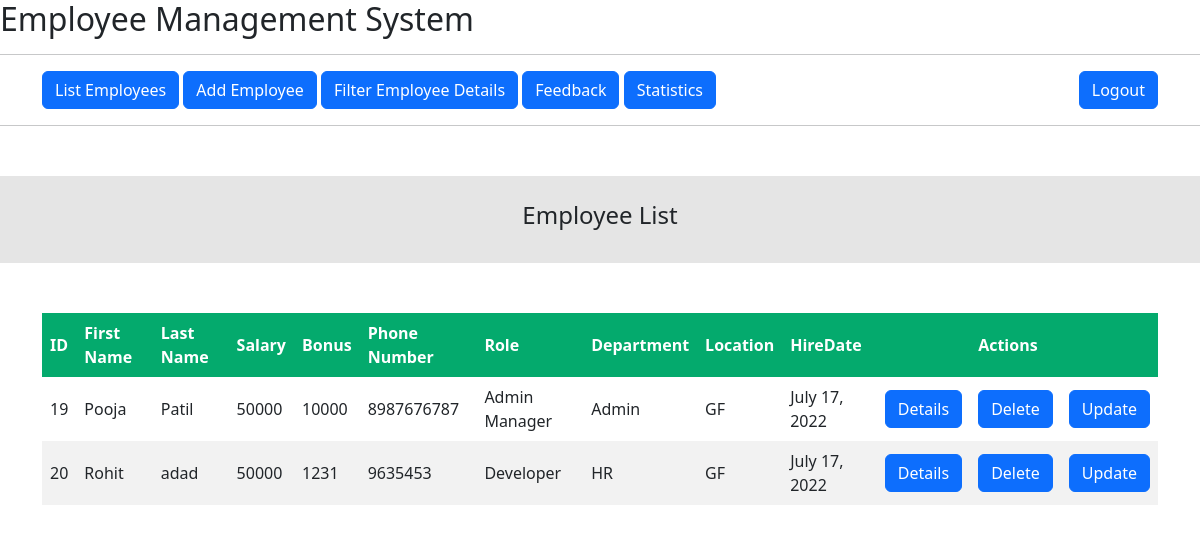
/filter_emp?salary=50000 (signed in), run on the app's committed database.
### emp_app/models.py (models this page shows, shortened)
class Employee(models.Model):
    first_name=models.CharField(max_length=100)
    last_name = models.CharField(max_length=100)
    dept = models.ForeignKey(Department,on_delete=models.CASCADE)
    salary=models.IntegerField(default=0)
    bonus=models.IntegerField(default=0)
    role=models.ForeignKey(Role,on_delete=models.CASCADE)
    phone=models.IntegerField()
    hiring_date=models.DateField()

class Role(models.Model):
    name=models.CharField(max_length=50,null=False)

class Department(models.Model):
    name=models.CharField(max_length=50,null=False)
    location=models.CharField(max_length=50)

### emp_app/views.py (the view)
# urls.py: path("filter_emp", views.filter_emp, name="filter_emp"),
@login_required()
def filter_emp(request):
    if request.method == 'POST':
        name = request.POST['name']
        dept = request.POST['dept']
        role = request.POST['role']
        emps = Employee.objects.all()
        if name:
            emps = emps.filter(Q(first_name__icontains=name) | Q(last_name__icontains=name))
        if dept:
            emps = emps.filter(dept_name=dept)
        if role:
            emps = emps.filter(role_name=role)
        context = {
            'emps': emps
        }
        return render(request, 'all_emp.html', context)
    elif request.method == 'GET':
        if request.GET.get('salary', None) is not None:
            salary = request.GET.get('salary')
            emps = Employee.objects.all()
            emps = emps.filter(salary=salary)
            context = {
                'emps': emps
            }
            return render(request, 'all_emp.html', context)
        else:
            return render(request, 'filter_emp.html')
    else:
        return HttpResponse("Exception occurred!")

### emp_app/templates/all_emp.html (shortened to what this page needs)
<!DOCTYPE html>
{% extends 'index.html' %}
{% block baseblock %}
<div class="headingBlock">
    <h4>Employee List</h4>
</div>
<div class="container">
    <table>
        <thead>
        <tr>
            <th scope="col">ID</th>
            <th scope="col">First Name</th>
            <th scope="col">Last Name</th>
            <th scope="col">Salary</th>
            <th scope="col">Bonus</th>
            <th scope="col">Phone Number</th>
            <th scope="col">Role</th>
            <th scope="col">Department</th>
            <th scope="col">Location</th>
            <th scope="col">HireDate</th>
            <th scope="col"></th>
            <th>Actions</th>
            <th></th>
        </tr>
        </thead>
        <tbody>
        {% for emp in emps %}
        <tr>
            <td>{{emp.id}}</td>
            <td>{{emp.first_name}}</td>
            <td>{{emp.last_name}}</td>
            <td>{{emp.salary}}</td>
            <td>{{emp.bonus}}</td>
            <td>{{emp.phone}}</td>
            <td>{{emp.role.name}}</td>
            <td>{{emp.dept.name}}</td>
            <td>{{emp.dept.location}}</td>
            <td>{{emp.hiring_date}}</td>
             <td>
                <button class="btn btn-primary" name="Details" onclick="location.href='/gallery/{{emp.id}}'"
                        type="submit">Details
                </button>
                <br></td>
            <td>
                <button class="btn btn-primary" name="Delete" onclick="location.href='/delete_emp/{{emp.id}}'"
                        type="submit">Delete
                </button>
                <br></td>
            <td>
                <button class="btn btn-primary" name="update" onclick="location.href='/update_emp/{{emp.id}}'"
                        type="submit">Update
                </button>
                <br></td>
        </tr>
        {% endfor %}
        </tbody>
    </table>
</div>
{% endblock %}

### static/css/mycustom.css (style rules this page uses)
* { margin: 0; padding: 0; box-sizing: border-box; -webkit-box-sizing: border-box; -moz-box-sizing: border-box; -webkit-font-smoothing: antialiased; -moz-font-smoothing: antialiased; -o-font-smoothing: antialiased; font-smoothing: antialiased; text-rendering: optimizeLegibility; }
body { font-family: "Roboto", Helvetica, Arial, sans-serif; font-weight: 100; font-size: 12px; line-height: 30px; color: #777; }
.headingBlock { background-color: #e5e5e5; padding: 25px; margin: 50px 0; font-size: 30px; font-weight: 400; text-align:center; }
table { border-collapse: collapse; border-spacing: 10px; }
th, td { text-align: left; padding: 8px; }
tr:nth-child(even) { background-color: #f2f2f2 }
th { background-color: #04AA6D; color: white; }

### data on the page
Employee: id "19", first_name "Pooja", last_name "Patil", salary "50000", bonus "10000", phone "8987676787", role.name "Admin Manager", dept.name "Admin", dept.location "GF", hiring_date "July 17, 2022"
Employee: id "20", first_name "Rohit", last_name "adad", salary "50000", bonus "1231", phone "9635453", role.name "Developer", dept.name "HR", dept.location "GF", hiring_date "July 17, 2022"
